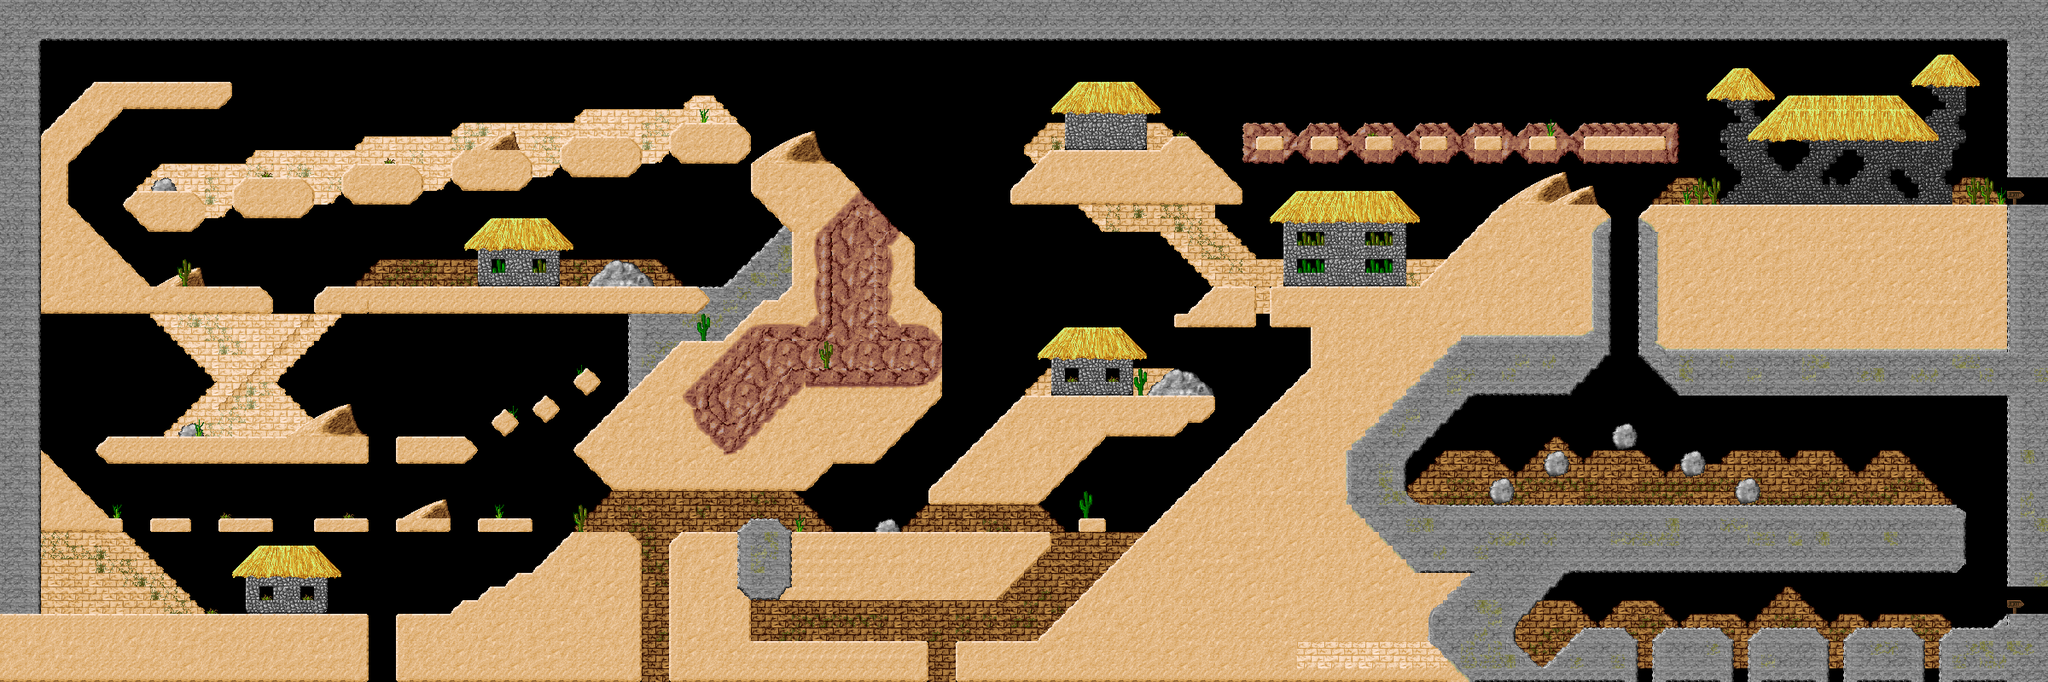

Rendered tile map (Tiled .tmx) drawn with the repository's tilesets; below, a short description and the map source with its tile grids summarised:
An orthogonal 150x50 tile map with 16x16 px tiles, 3 tile layers (Background, StaticTiles, Foreground), 2 tilesets and 4 objects (2x Goblin, Barbarian, Ninja).

<map version="1.0" orientation="orthogonal" width="150" height="50" tilewidth="16" tileheight="16">
 <tileset firstgid="1" name="tiles_desert" tilewidth="16" tileheight="16">
  <image source="tiles_desert.png" width="512" height="512" />
  <tile id="3">
   <properties>
    <property name="slope" value="left" />
   </properties>
  </tile>
  <tile id="5">
   <properties>
    <property name="slope" value="right" />
   </properties>
  </tile>
  <tile id="27">
   <properties>
    <property name="slope" value="left" />
   </properties>
  </tile>
  <tile id="28">
   <properties>
    <property name="slope" value="right" />
   </properties>
  </tile>
  <tile id="58">
   <properties>
    <property name="slope" value="left" />
   </properties>
  </tile>
  <tile id="61">
   <properties>
    <property name="slope" value="right" />
   </properties>
  </tile>
  <tile id="69">
   <properties>
    <property name="" value="" />
   </properties>
  </tile>
  <tile id="89">
   <properties>
    <property name="slope" value="left" />
   </properties>
  </tile>
  <tile id="94">
   <properties>
    <property name="slope" value="right" />
   </properties>
  </tile>
  <tile id="115">
   <properties>
    <property name="slope" value="left" />
   </properties>
  </tile>
  <tile id="117">
   <properties>
    <property name="slope" value="right" />
   </properties>
  </tile>
  <tile id="226">
   <properties>
    <property name="slope" value="right" />
   </properties>
  </tile>
  <tile id="228">
   <properties>
    <property name="slope" value="left" />
   </properties>
  </tile>
  <tile id="237">
   <properties>
    <property name="slope" value="right" />
   </properties>
  </tile>
  <tile id="239">
   <properties>
    <property name="slope" value="left" />
   </properties>
  </tile>
  <tile id="281">
   <properties>
    <property name="slope" value="left" />
   </properties>
  </tile>
  <tile id="286">
   <properties>
    <property name="slope" value="right" />
   </properties>
  </tile>
  <tile id="312">
   <properties>
    <property name="slope" value="left" />
   </properties>
  </tile>
  <tile id="319">
   <properties>
    <property name="slope" value="right" />
   </properties>
  </tile>
  <tile id="321">
   <properties>
    <property name="slope" value="left" />
   </properties>
  </tile>
  <tile id="322">
   <properties>
    <property name="slope" value="right" />
   </properties>
  </tile>
  <tile id="325">
   <properties>
    <property name="slope" value="left" />
   </properties>
  </tile>
  <tile id="326">
   <properties>
    <property name="slope" value="right" />
   </properties>
  </tile>
  <tile id="329">
   <properties>
    <property name="slope" value="left" />
   </properties>
  </tile>
  <tile id="330">
   <properties>
    <property name="slope" value="right" />
   </properties>
  </tile>
  <tile id="352">
   <properties>
    <property name="slope" value="left" />
   </properties>
  </tile>
  <tile id="355">
   <properties>
    <property name="slope" value="right" />
   </properties>
  </tile>
  <tile id="356">
   <properties>
    <property name="slope" value="left" />
   </properties>
  </tile>
  <tile id="359">
   <properties>
    <property name="slope" value="right" />
   </properties>
  </tile>
  <tile id="360">
   <properties>
    <property name="slope" value="left" />
   </properties>
  </tile>
  <tile id="363">
   <properties>
    <property name="slope" value="right" />
   </properties>
  </tile>
  <tile id="381">
   <properties>
    <property name="slope" value="left" />
   </properties>
  </tile>
  <tile id="382">
   <properties>
    <property name="slope" value="right" />
   </properties>
  </tile>
  <tile id="412">
   <properties>
    <property name="slope" value="left" />
   </properties>
  </tile>
  <tile id="415">
   <properties>
    <property name="slope" value="right" />
   </properties>
  </tile>
  <tile id="509">
   <properties>
    <property name="slope" value="left" />
   </properties>
  </tile>
  <tile id="510">
   <properties>
    <property name="slope" value="right" />
   </properties>
  </tile>
  <tile id="540">
   <properties>
    <property name="slope" value="left" />
   </properties>
  </tile>
  <tile id="543">
   <properties>
    <property name="slope" value="right" />
   </properties>
  </tile>
 </tileset>
 <tileset firstgid="1025" name="tiles_general" tilewidth="16" tileheight="16">
  <image source="tiles_general.png" width="512" height="512" />
  <tile id="97">
   <properties>
    <property name="slope" value="left" />
   </properties>
  </tile>
  <tile id="101">
   <properties>
    <property name="slope" value="right" />
   </properties>
  </tile>
  <tile id="194">
   <properties>
    <property name="slope" value="right" />
   </properties>
  </tile>
  <tile id="196">
   <properties>
    <property name="slope" value="left" />
   </properties>
  </tile>
  <tile id="420">
   <properties>
    <property name="slope" value="left" />
   </properties>
  </tile>
  <tile id="421">
   <properties>
    <property name="slope" value="left" />
   </properties>
  </tile>
  <tile id="423">
   <properties>
    <property name="slope" value="right" />
   </properties>
  </tile>
  <tile id="424">
   <properties>
    <property name="slope" value="right" />
   </properties>
  </tile>
  <tile id="452">
   <properties>
    <property name="slope" value="left" />
   </properties>
  </tile>
  <tile id="456">
   <properties>
    <property name="slope" value="right" />
   </properties>
  </tile>
  <tile id="513">
   <properties>
    <property name="slope" value="left" />
   </properties>
  </tile>
  <tile id="514">
   <properties>
    <property name="slope" value="right" />
   </properties>
  </tile>
 </tileset>
 <layer name="Background" width="150" height="50">
  <data>[7500 cells, 1514 non-empty, 169 distinct tile ids]</data>
 </layer>
 <layer name="StaticTiles" width="150" height="50">
  <data>[7500 cells, 3685 non-empty, 131 distinct tile ids]</data>
 </layer>
 <objectgroup name="DynamicTiles" width="150" height="50" />
 <layer name="Foreground" width="150" height="50">
  <data>[7500 cells, 201 non-empty, 81 distinct tile ids]</data>
 </layer>
 <objectgroup name="Creatures" width="150" height="50">
  <object type="Goblin" x="496" y="686" />
  <object type="Barbarian" x="151" y="493">
   <properties>
    <property name="IsPlayer" value="" />
   </properties>
  </object>
  <object type="Ninja" x="513" y="471" />
  <object type="Goblin" x="399" y="304" />
 </objectgroup>
</map>
